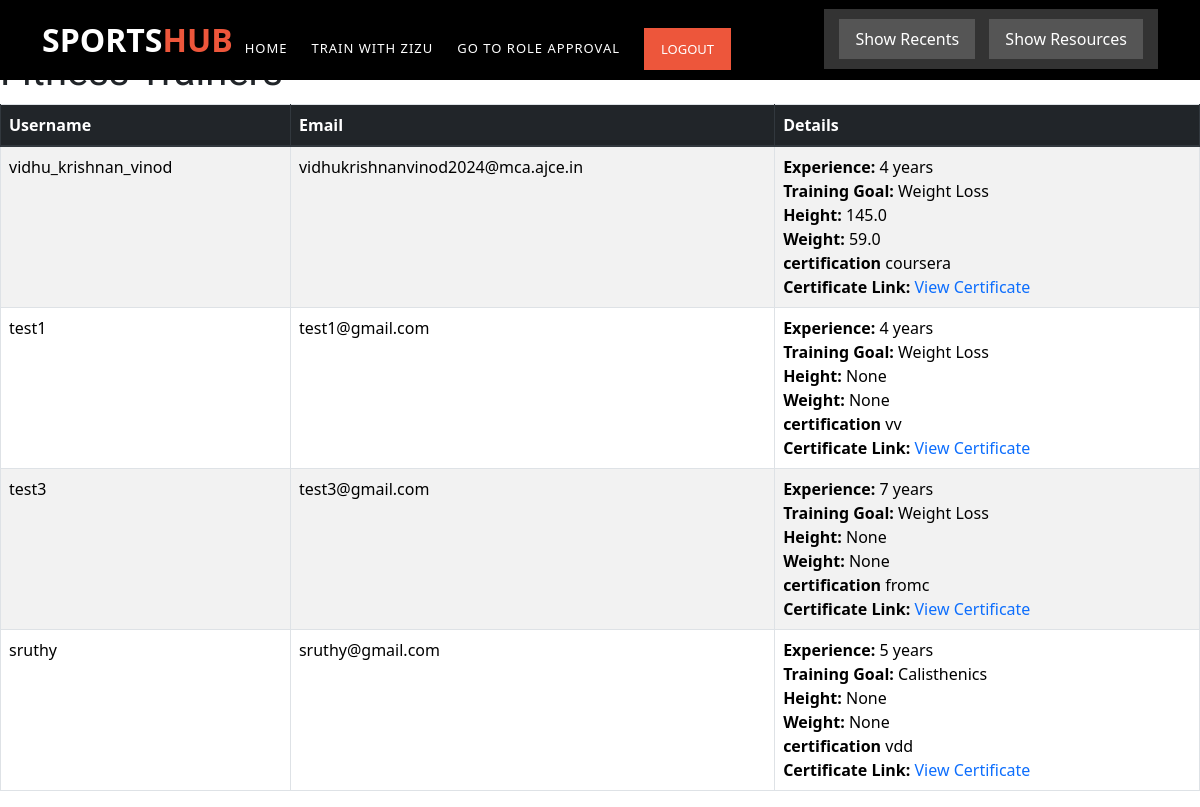
The app's page /members/view-fitness-trainers/ with its own data.
### Members/models.py (models this page shows, shortened)
class FitnessTrainer(models.Model):
    user = models.OneToOneField(CustomUser, on_delete=models.CASCADE)
    experience = models.IntegerField()
    certification = models.CharField(max_length=255, null=True, blank=True)
    training_goal = models.CharField(max_length=255)
    certification_link = models.CharField(max_length=255, blank=True, null=True)
    height = models.FloatField(blank=True, null=True)
    weight = models.FloatField(blank=True, null=True)

### users/models.py (models this page shows, shortened)
class CustomUser(AbstractBaseUser, PermissionsMixin):
    username = models.CharField(max_length=100, unique=True)
    email = models.EmailField(unique=True)
    first_name = models.CharField(max_length=100)
    last_name = models.CharField(max_length=100)
    role = models.CharField(max_length=20)  # Define roles (e.g., "FitnessUser", "FitnessTrainer", "SportsTrainer")
    description = models.TextField(blank=True, null=True)
    profile_picture = models.FileField(upload_to='profile_pics/', blank=True, null=True)
    address = models.TextField(blank=True, null=True)
    contact_number = models.CharField(max_length=15, blank=True, null=True)
    second_contact_number = models.CharField(max_length=15, blank=True, null=True)# Add the description field
    is_active = models.BooleanField(default=True)
    is_staff = models.BooleanField(default=False)
    objects = CustomUserManager()
    USERNAME_FIELD = 'email'
    REQUIRED_FIELDS = ['username']

### Members/views.py (the view)
# urls.py: path('view-fitness-trainers/', views.view_fitness_trainers, name='view_fitness_trainers'),
def view_fitness_trainers(request):
    fitness_trainers = FitnessTrainer.objects.all()
    return render(request, 'view_fitness_trainers.html', {'fitness_trainers': fitness_trainers})

### Members/templates/view_fitness_trainers.html
{% extends "sadmin.html" %}
{% block content %}
    <div class="page-container">
        <div class="header-container">
            <h1>Fitness Trainers</h1>
        </div>
        <div class="trainers-container">
            <table class="table table-bordered table-striped">
                <thead class="thead-dark">
                    <tr>
                        <th>Username</th>
                        <th>Email</th>
                        <th>Details</th>
                    </tr>
                </thead>
                <tbody>
                    {% for trainer in fitness_trainers %}
                    <tr>
                        <td>{{ trainer.user.username }}</td>
                        <td>{{ trainer.user.email }}</td>
                        <td>
                            {% if trainer.user.role == 'FitnessUser' %}
                                <strong>Fitness Goal:</strong> {{ trainer.user.fitnessuser.fitness_goal }}<br>
                                <strong>Height:</strong> {{ trainer.user.fitnessuser.height }}<br>
                                <strong>Weight:</strong> {{ trainer.user.fitnessuser.weight }}
                            {% elif trainer.user.role == 'FitnessTrainer' %}
                                <strong>Experience:</strong> {{ trainer.user.fitnesstrainer.experience }} years<br>
                                 <strong>Training Goal:</strong> {{ trainer.user.fitnesstrainer.training_goal }}<br>
                                <strong>Height:</strong> {{ trainer.user.fitnesstrainer.height }}<br>
                                <strong>Weight:</strong> {{ trainer.user.fitnesstrainer.weight }}<br>
                                <strong>certification </strong> {{ trainer.user.fitnesstrainer.certification  }}<br>
                                <strong>Certificate Link:</strong> <a href="{{ trainer.user.fitnesstrainer.certification_link }}" target="_blank">View Certificate</a><br>
                            {% elif trainer.user.role == 'SportsTrainer' %}
                                <strong>Specialization:</strong> {{ trainer.user.sportstrainer.specialization }}
                            {% endif %}
                        </td>
                    </tr>
                    {% endfor %}
                </tbody>
            </table>
        </div>
    </div>
{% endblock %}

### static/assets/css/templatemo-training-studio.css (style rules this page uses)
html, body, div, span, applet, object, iframe, h1, h2, h3, h4, h5, h6, p, blockquote, div pre, a, abbr, acronym, address, big, cite, code, del, dfn, em, font, img, ins, kbd, q, s, samp, small, strike, strong, sub, sup, tt, var, b, u, i, center, dl, dt, dd, ol, ul, li, figure, header, nav, section, article, aside, footer, figcaption { margin: 0; padding: 0; border: 0; outline: 0; }
* { box-sizing: border-box; }
html, body { font-family: 'Poppins', sans-serif; font-weight: 400; background-color: #fff; font-size: 16px; -ms-text-size-adjust: 100%; -webkit-font-smoothing: antialiased; -moz-osx-font-smoothing: grayscale; }
a { text-decoration: none !important; }
h1, h2, h3, h4, h5, h6 { margin-top: 0px; margin-bottom: 0px; }
html, body { background: #fff; font-family: 'Poppins', sans-serif; }

### static/css/style.css (style rules this page uses)
html { overflow-x: hidden; }
a { -webkit-transition: .3s all ease; -o-transition: .3s all ease; transition: .3s all ease; }
h1, h2, h3, h4, h5, .h1, .h2, .h3, .h4, .h5 { font-family: "Muli", -apple-system, BlinkMacSystemFont, "Segoe UI", Roboto, "Helvetica Neue", Arial, sans-serif, "Apple Color Emoji", "Segoe UI Emoji", "Segoe UI Symbol", "Noto Color Emoji"; color: #000; }

### records on screen
FitnessTrainer: user.username "vidhu_krishnan_vinod", user.email "vidhukrishnanvinod2024@mca.ajce.in", user.fitnesstrainer.experience "4", user.fitnesstrainer.training_goal "Weight Loss", user.fitnesstrainer.height "145.0", user.fitnesstrainer.weight "59.0", user.fitnesstrainer.certification "coursera"
FitnessTrainer: user.username "test1", user.email "test1@gmail.com", user.fitnesstrainer.experience "4", user.fitnesstrainer.training_goal "Weight Loss", user.fitnesstrainer.height "None", user.fitnesstrainer.weight "None", user.fitnesstrainer.certification "vv"
FitnessTrainer: user.username "test3", user.email "test3@gmail.com", user.fitnesstrainer.experience "7", user.fitnesstrainer.training_goal "Weight Loss", user.fitnesstrainer.height "None", user.fitnesstrainer.weight "None", user.fitnesstrainer.certification "fromc"
FitnessTrainer: user.username "sruthy", user.email "sruthy@gmail.com", user.fitnesstrainer.experience "5", user.fitnesstrainer.training_goal "Calisthenics", user.fitnesstrainer.height "None", user.fitnesstrainer.weight "None", user.fitnesstrainer.certification "vdd"
